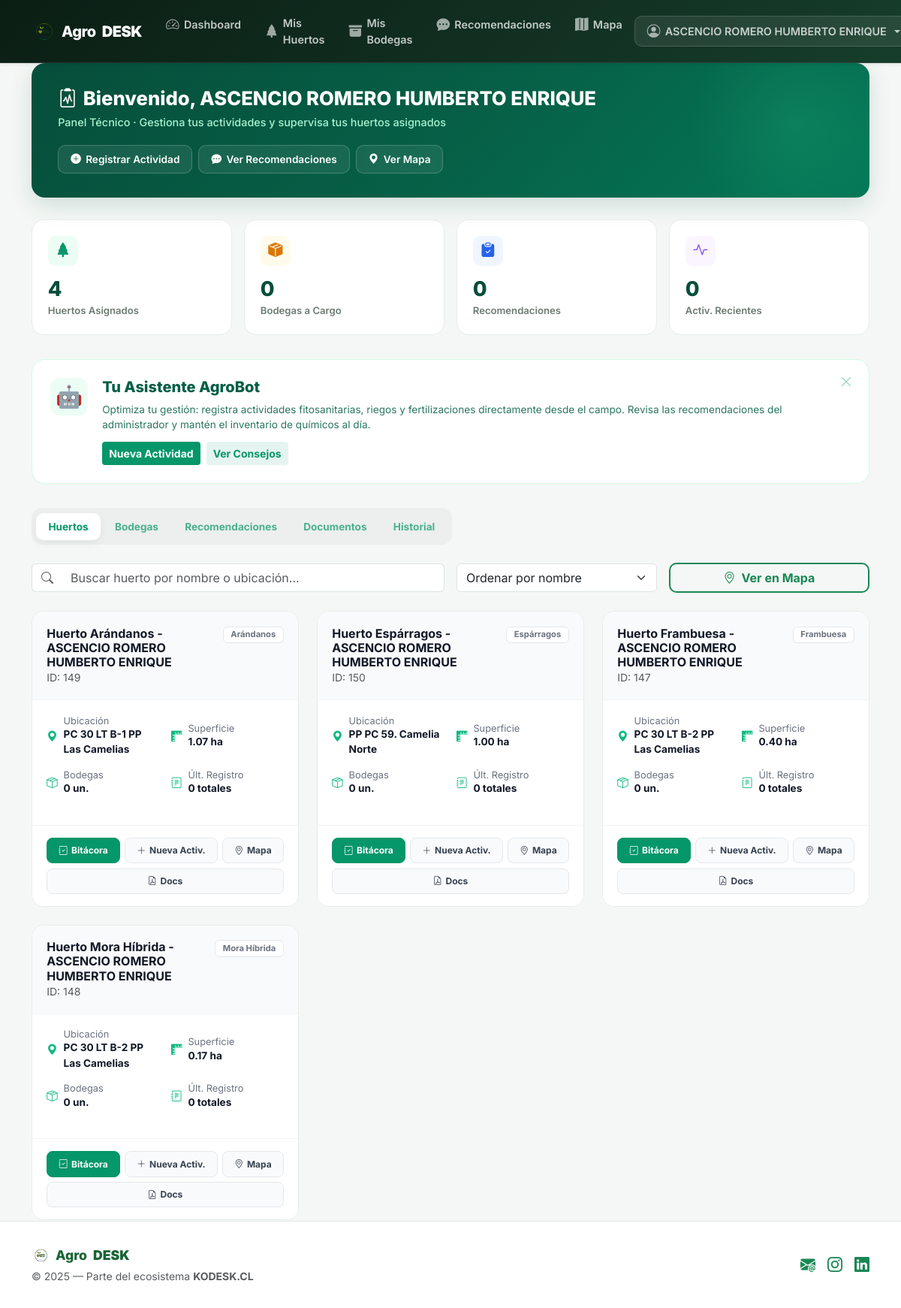
The app's page /tecnico/tecnico/dashboard (signed in) with its own data.
### app/models.py (models this page shows, shortened)
@declarative_mixin
class TenantMixin:
    @declared_attr
    def empresa_id(cls):
        return db.Column(db.Integer, db.ForeignKey("empresas.id"), nullable=False, index=True)

class User(db.Model, UserMixin, TenantMixin):
    __tablename__ = "users"
    id = db.Column(db.Integer, primary_key=True)
    name = db.Column(db.String(100), nullable=False)
    email = db.Column(db.String(150), nullable=False, index=True)
    telefono = db.Column(db.String(20))  # Nuevo campo de teléfono
    password = db.Column(db.String(200), nullable=False)
    role = db.Column(db.String(20), nullable=False, index=True)  # "admin" | "tecnico"
    created_by = db.Column(db.Integer, db.ForeignKey("users.id"))
    __table_args__ = (
        UniqueConstraint("empresa_id", "email", name="uq_user_email_empresa"),
    )
    creador = db.relationship("User", remote_side=[id], backref="tecnicos_creados")
    huertos_asignados = db.relationship("Huerto", back_populates="responsable", lazy=True)
    bodegas_asignadas = db.relationship(
        "Bodega",
        secondary=tecnico_bodega,
        back_populates="tecnicos_asignados",
        lazy="dynamic",
    )

class Huerto(db.Model, TenantMixin):
    __tablename__ = "huertos"
    id = db.Column(db.Integer, primary_key=True)
    nombre = db.Column(db.String(120), nullable=False)
    ubicacion = db.Column(db.String(200))
    superficie_ha = db.Column(db.Float)
    tipo_cultivo = db.Column(db.String(120))
    fecha_siembra = db.Column(db.Date)
    propietario = db.Column(db.String(120))
    rut = db.Column(db.String(20))
    codigo_productor = db.Column(db.String(50))
    localidad = db.Column(db.String(100))
    comuna = db.Column(db.String(100))
    provincia = db.Column(db.String(100))
    region = db.Column(db.String(100))
    distrito_agroclimatico = db.Column(db.String(100))
    telefono = db.Column(db.String(20))
    administrador = db.Column(db.String(120))
    encargado_huerto = db.Column(db.String(120))
    direccion = db.Column(db.String(250))
    empresas = db.Column(db.Text)  # Opcional - múltiples empresas separadas por coma
    exportadoras = db.Column(db.Text)  # Opcional - múltiples exportadoras separadas por coma
    responsable_id = db.Column(db.Integer, db.ForeignKey("users.id"))
    responsable = db.relationship("User", back_populates="huertos_asignados")
    center_lat = db.Column(Float)
    center_lng = db.Column(Float)
    bounds_geojson = db.Column(Text)
    bodegas = db.relationship("Bodega", back_populates="huerto", lazy=True)
    actividades_huerto = db.relationship(
        "ActividadHuerto", back_populates="huerto", cascade="all, delete-orphan", lazy=True
    )
    parcelas = db.relationship("Parcela", back_populates="huerto", cascade="all, delete-orphan", lazy=True)
    actividades_geo = db.relationship("ActividadCampo", back_populates="huerto", cascade="all, delete-orphan", lazy=True)

### app/routes/tecnico.py (the view)
@tecnico_bp.route("/tecnico/dashboard")
@login_required
@tecnico_required
def tecnico_dashboard():
    page = request.args.get("page", 1, type=int)
    per_page = 6
    huertos_paginados = (
        Huerto.query.filter_by(
            responsable_id=current_user.id,
            empresa_id=current_user.empresa_id
        )
        .order_by(Huerto.nombre.asc())
        .paginate(page=page, per_page=per_page, error_out=False)
    )
    bodegas = (
        Bodega.query.filter_by(
            responsable_id=current_user.id,
            empresa_id=current_user.empresa_id
        )
        .order_by(Bodega.nombre.asc())
        .all()
    )
    recomendaciones = (
        Recomendacion.query.filter_by(
            tecnico_id=current_user.id,
            empresa_id=current_user.empresa_id
        )
        .order_by(Recomendacion.fecha.desc())
        .limit(5)
        .all()
    )
    return render_template(
        "tecnico/tecnico_dashboard.html",
        huertos_paginados=huertos_paginados,
        huertos=huertos_paginados.items,
        bodegas=bodegas,
        recomendaciones=recomendaciones,
        notificaciones=[],
    )

### app/templates/tecnico/tecnico_dashboard.html (shortened to what this page needs)
{% extends "base.html" %}
{% block content %}
<div class="dash">
  <div class="welcome-banner">
    <h2><i class="bi bi-clipboard2-pulse me-2"></i>Bienvenido, {{ current_user.name }}</h2>
    <div class="sub">Panel Técnico · Gestiona tus actividades y supervisa tus huertos asignados</div>
    <div class="actions">
      <a href="{{ url_for('tecnico.registrar_actividad') }}" class="btn"><i class="bi bi-plus-circle-fill"></i>Registrar Actividad</a>
      <a href="{{ url_for('tecnico.ver_recomendaciones') }}" class="btn"><i class="bi bi-chat-dots-fill"></i>Ver Recomendaciones</a>
      <a href="{{ url_for('geo.mapa') }}" class="btn"><i class="bi bi-geo-alt-fill"></i>Ver Mapa</a>
    </div>
  </div>
  <div class="kpi-grid">
    <div class="kpi">
      <div class="kpi-ic green"><i class="bi bi-tree-fill"></i></div>
      <div class="kpi-val">{{ huertos|length }}</div>
      <div class="kpi-lbl">Huertos Asignados</div>
    </div>
    <div class="kpi">
      <div class="kpi-ic amber"><i class="bi bi-box-seam-fill"></i></div>
      <div class="kpi-val">{{ bodegas|length }}</div>
      <div class="kpi-lbl">Bodegas a Cargo</div>
    </div>
    <div class="kpi">
      <div class="kpi-ic blue"><i class="bi bi-clipboard-check-fill"></i></div>
      <div class="kpi-val">{{ recomendaciones|length }}</div>
      <div class="kpi-lbl">Recomendaciones</div>
    </div>
    <div class="kpi">
      <div class="kpi-ic purple"><i class="bi bi-activity"></i></div>
      <div class="kpi-val">{{ ult_actividades|length }}</div>
      <div class="kpi-lbl">Activ. Recientes</div>
    </div>
  </div>
  <div id="agrobotBox" class="agrobot-banner">
    <button id="hideAgrobotBtn" class="btn-close-bot"><i class="bi bi-x-lg"></i></button>
    <div class="bot-av">🤖</div>
    <div>
      <h5>Tu Asistente AgroBot</h5>
      <p>
        Optimiza tu gestión: registra actividades fitosanitarias, riegos y fertilizaciones directamente desde el campo.
        Revisa las recomendaciones del administrador y mantén el inventario de químicos al día.
      </p>
      <div class="d-flex gap-2">
        <a href="{{ url_for('tecnico.registrar_actividad') }}" class="btn btn-sm" style="background:#059669;color:#fff;font-weight:700">Nueva Actividad</a>
        <a href="{{ url_for('tecnico.ver_recomendaciones') }}" class="btn btn-sm" style="background:rgba(5,150,105,0.1);color:#059669;font-weight:700">Ver Consejos</a>
      </div>
    </div>
  </div>
  <ul class="nav nav-pills nav-pills-custom" id="techTabs" role="tablist">
    <li class="nav-item"><button class="nav-link active" data-bs-toggle="pill" data-bs-target="#pane-huertos" type="button">Huertos</button></li>
    <li class="nav-item"><button class="nav-link" data-bs-toggle="pill" data-bs-target="#pane-bodegas" type="button">Bodegas</button></li>
    <li class="nav-item"><button class="nav-link" data-bs-toggle="pill" data-bs-target="#pane-recos" type="button">Recomendaciones</button></li>
    <li class="nav-item"><button class="nav-link" data-bs-toggle="pill" data-bs-target="#pane-docs" type="button">Documentos</button></li>
    <li class="nav-item"><button class="nav-link" data-bs-toggle="pill" data-bs-target="#pane-activity" type="button">Historial</button></li>
  </ul>
  <div class="tab-content" id="techTabsContent">
    <div class="tab-pane fade show active" id="pane-huertos">
      <div class="row g-3 mb-4 align-items-center">
        <div class="col-md-6">
          <div class="input-group">
            <span class="input-group-text bg-white border-end-0"><i class="bi bi-search text-muted"></i></span>
            <input id="qHuertos" type="text" class="form-control border-start-0" placeholder="Buscar huerto por nombre o ubicación...">
          </div>
        </div>
        <div class="col-md-3">
          <select id="sortHuertos" class="form-select">
            <option value="nombre">Ordenar por nombre</option>
          </select>
        </div>
        <div class="col-md-3 text-end">
          <a href="{{ url_for('geo.mapa') }}?focus=my" class="btn btn-outline-success w-100 fw-bold border-2" style="border-radius:10px"><i class="bi bi-geo-alt me-2"></i>Ver en Mapa</a>
        </div>
      </div>
      <div class="row g-4" id="gridHuertos">
        {% for h in huertos %}
        <div class="col-12 col-md-6 col-lg-4 card-huerto"
             data-name="{{ (h.nombre or '')|lower }}"
             data-ubic="{{ (h.ubicacion or '')|lower }}"
             data-cult="{{ (h.tipo_cultivo or '')|lower }}"
             data-sup="{{ h.superficie_ha or 0 }}">
          <div class="h-card">
            <div class="h-header">
              <div>
                <h6>{{ h.nombre }}</h6>
                <div class="small text-muted">ID: {{ h.id }}</div>
              </div>
              <span class="badge">{{ h.tipo_cultivo or 'Sin cultivo' }}</span>
            </div>
            <div class="h-body">
              <div class="h-info">
                <div class="h-info-item">
                  <i class="bi bi-geo-alt-fill"></i>
                  <div><span>Ubicación</span><strong>{{ h.ubicacion or '—' }}</strong></div>
                </div>
                <div class="h-info-item">
                  <i class="bi bi-rulers"></i>
                  <div><span>Superficie</span><strong>{{ '%.2f'|format(h.superficie_ha or 0) }} ha</strong></div>
                </div>
                <div class="h-info-item">
                  <i class="bi bi-box-seam"></i>
                  <div><span>Bodegas</span><strong>{{ h.bodegas|length }} un.</strong></div>
                </div>
                <div class="h-info-item">
                  <i class="bi bi-journal-text"></i>
                  <div><span>Últ. Registro</span><strong>{{ h.bitacora|length if h.bitacora else '0' }} totales</strong></div>
                </div>
              </div>
            </div>
            <div class="h-footer">
              <a href="{{ url_for('tecnico.bitacora_huerto', huerto_id=h.id) }}" class="btn-action primary"><i class="bi bi-journal-check"></i>Bitácora</a>
              <a href="{{ url_for('tecnico.registrar_actividad_huerto', huerto_id=h.id) }}" class="btn-action"><i class="bi bi-plus-lg"></i>Nueva Activ.</a>
              <a href="{{ url_for('geo.mapa') }}?focus=huerto:{{ h.id }}" class="btn-action"><i class="bi bi-geo-alt"></i>Mapa</a>
              <a href="{{ url_for('docs.admin_panel', huerto_id=h.id) }}" class="btn-action"><i class="bi bi-file-earmark-pdf"></i>Docs</a>
            </div>
          </div>
        </div>
        {% else %}
        <div class="col-12 text-center py-5">
          <i class="bi bi-tree text-muted" style="font-size:3rem"></i>
          <p class="mt-2 text-muted fw-semibold">No tienes huertos asignados aún.</p>
        </div>
        {% endfor %}
      </div>
    </div>
  </div>
</div>
{% endblock %}

### app/templates/base.html (shortened to what this page needs)
<!DOCTYPE html>
<html lang="es">
<head>
  <link href="https://cdn.jsdelivr.net/npm/bootstrap@5.3.0/dist/css/bootstrap.min.css" rel="stylesheet">
  <link href="https://cdn.jsdelivr.net/npm/bootstrap-icons@1.11.3/font/bootstrap-icons.css" rel="stylesheet">
  <link rel="stylesheet" href="https://cdn.datatables.net/1.13.4/css/dataTables.bootstrap5.min.css">
  <link rel="stylesheet" href="https://unpkg.com/leaflet@1.9.4/dist/leaflet.css"/>
  <link rel="stylesheet" href="https://unpkg.com/leaflet-draw@1.0.4/dist/leaflet.draw.css"/>
</head>
<body>
<nav class="navbar navbar-expand-lg navbar-agro sticky-top shadow-sm">
  <div class="container">
    <a class="navbar-brand" href="{{ url_for('main.index') }}">
      <img src="{{ url_for('static', filename='img/logoagrodesk.svg') }}" alt="AgroDesk Logo" style="width: 32px; height: 32px; object-fit: contain;">
      Agro<b>DESK</b>
    </a>
    <div class="collapse navbar-collapse" id="navbarNav">
      <ul class="navbar-nav mx-auto">
        {% if current_user.is_authenticated %}
          {% if current_user.role == 'admin' %}
            <li class="nav-item"><a class="nav-link" href="{{ url_for('admin.admin_dashboard') }}"><i class="bi bi-grid-fill"></i> Dashboard</a></li>
            <li class="nav-item"><a class="nav-link" href="{{ url_for('admin.listar_bodegas') }}"><i class="bi bi-box-seam-fill"></i> Bodegas</a></li>
            <li class="nav-item"><a class="nav-link" href="{{ url_for('admin.recomendar') }}"><i class="bi bi-chat-dots-fill"></i> Recomendaciones</a></li>
            <li class="nav-item"><a class="nav-link" href="{{ url_for('geo.mapa') }}"><i class="bi bi-map-fill"></i> Mapa</a></li>
          {% elif current_user.role == 'tecnico' %}
            <li class="nav-item"><a class="nav-link" href="{{ url_for('tecnico.tecnico_dashboard') }}"><i class="bi bi-speedometer2"></i> Dashboard</a></li>
            <li class="nav-item"><a class="nav-link" href="{{ url_for('tecnico.mis_huertos') }}"><i class="bi bi-tree-fill"></i> Mis Huertos</a></li>
            <li class="nav-item"><a class="nav-link" href="{{ url_for('tecnico.mis_bodegas') }}"><i class="bi bi-archive-fill"></i> Mis Bodegas</a></li>
            <li class="nav-item"><a class="nav-link" href="{{ url_for('tecnico.ver_recomendaciones') }}"><i class="bi bi-chat-dots-fill"></i> Recomendaciones</a></li>
            <li class="nav-item"><a class="nav-link" href="{{ url_for('geo.mapa') }}"><i class="bi bi-map-fill"></i> Mapa</a></li>
          {% endif %}
        {% endif %}
      </ul>
      <ul class="navbar-nav align-items-center">
        {% if current_user.is_authenticated %}
          <li class="nav-item dropdown user-dropdown">
            <a class="nav-link dropdown-toggle" href="#" id="navbarUser" data-bs-toggle="dropdown">
              <i class="bi bi-person-circle"></i> {{ current_user.name }}
            </a>
          </li>
        {% else %}
          <li class="nav-item">
            <a class="nav-link" href="{{ url_for('auth.login') }}"><i class="bi bi-box-arrow-in-right"></i> Iniciar sesión</a>
          </li>
        {% endif %}
      </ul>
    </div>
  </div>
</nav>
<main class="flex-grow-1">
  <div class="container">
    {% block content %}{% endblock %}
  </div>
</main>
<footer class="mt-auto">
  <div class="container">
    <div class="d-flex flex-column flex-md-row justify-content-between align-items-center">
      <div class="mb-3 mb-md-0">
        <a href="{{ url_for('main.index') }}" class="footer-brand d-flex align-items-center gap-2">
          <img src="{{ url_for('static', filename='img/logoagrodesk.svg') }}" alt="Logo" style="width: 24px; height: 24px;">
          Agro<b>DESK</b>
        </a>
        <div class="small text-muted mt-1">
          &copy; {{ current_year or "2025" }} — Parte del ecosistema <strong>KODESK.CL</strong>
        </div>
      </div>
      <div class="d-flex gap-3">
        <a href="mailto:contacto@agrosmart.cl" class="text-success fs-5" title="Contáctanos">
          <i class="bi bi-envelope-at-fill"></i>
        </a>
        <a href="https://www.instagram.com/" target="_blank" class="text-success fs-5" title="Instagram">
          <i class="bi bi-instagram"></i>
        </a>
        <a href="https://www.linkedin.com/" target="_blank" class="text-success fs-5" title="LinkedIn">
          <i class="bi bi-linkedin"></i>
        </a>
      </div>
    </div>
  </div>
</footer>
</body>
</html>

### records on screen
User: name "ASCENCIO ROMERO HUMBERTO ENRIQUE"
Huerto: nombre "Huerto Arándanos - ASCENCIO ROMERO HUMBERTO ENRIQUE", id "149", tipo_cultivo "Arándanos", ubicacion "PC 30 LT B-1 PP Las Camelias", superficie_ha "1.07", bodegas|length "0", bitacora|length "0"
Huerto: nombre "Huerto Espárragos - ASCENCIO ROMERO HUMBERTO ENRIQUE", id "150", tipo_cultivo "Espárragos", ubicacion "PP PC 59. Camelia Norte", superficie_ha "1.00", bodegas|length "0", bitacora|length "0"
Huerto: nombre "Huerto Frambuesa - ASCENCIO ROMERO HUMBERTO ENRIQUE", id "147", tipo_cultivo "Frambuesa", ubicacion "PC 30 LT B-2 PP Las Camelias", superficie_ha "0.40", bodegas|length "0", bitacora|length "0"
Huerto: nombre "Huerto Mora Híbrida - ASCENCIO ROMERO HUMBERTO ENRIQUE", id "148", tipo_cultivo "Mora Híbrida", ubicacion "PC 30 LT B-2 PP Las Camelias", superficie_ha "0.17", bodegas|length "0", bitacora|length "0"

### other values on screen
{{ huertos|length }} "4"
{{ bodegas|length }} "0"
{{ recomendaciones|length }} "0"
{{ ult_actividades|length }} "0"
{{ current_year or "2025" }} "2025"
